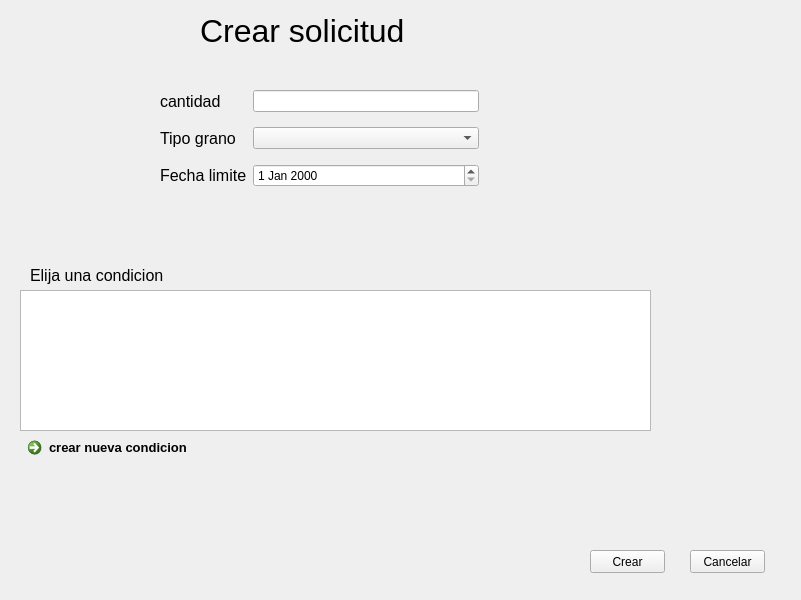
<?xml version="1.0" encoding="UTF-8"?>
<ui version="4.0">
 <class>GUI_solicitudes_crear</class>
 <widget class="QDialog" name="GUI_solicitudes_crear">
  <property name="geometry">
   <rect>
    <x>0</x>
    <y>0</y>
    <width>801</width>
    <height>600</height>
   </rect>
  </property>
  <property name="windowTitle">
   <string>Dialog</string>
  </property>
  <widget class="QLabel" name="label">
   <property name="geometry">
    <rect>
     <x>200</x>
     <y>10</y>
     <width>221</width>
     <height>41</height>
    </rect>
   </property>
   <property name="font">
    <font>
     <pointsize>24</pointsize>
    </font>
   </property>
   <property name="text">
    <string>Crear solicitud</string>
   </property>
  </widget>
  <widget class="QLabel" name="label_2">
   <property name="geometry">
    <rect>
     <x>30</x>
     <y>250</y>
     <width>181</width>
     <height>51</height>
    </rect>
   </property>
   <property name="font">
    <font>
     <pointsize>12</pointsize>
    </font>
   </property>
   <property name="text">
    <string>Elija una condicion </string>
   </property>
  </widget>
  <widget class="QListView" name="listView">
   <property name="geometry">
    <rect>
     <x>20</x>
     <y>290</y>
     <width>631</width>
     <height>141</height>
    </rect>
   </property>
  </widget>
  <widget class="QCommandLinkButton" name="commandLinkButton">
   <property name="geometry">
    <rect>
     <x>20</x>
     <y>430</y>
     <width>172</width>
     <height>41</height>
    </rect>
   </property>
   <property name="font">
    <font>
     <family>Segoe UI</family>
     <pointsize>10</pointsize>
    </font>
   </property>
   <property name="text">
    <string>crear nueva condicion</string>
   </property>
  </widget>
  <widget class="QWidget" name="formLayoutWidget">
   <property name="geometry">
    <rect>
     <x>160</x>
     <y>90</y>
     <width>319</width>
     <height>141</height>
    </rect>
   </property>
   <layout class="QFormLayout" name="formLayout">
    <property name="verticalSpacing">
     <number>15</number>
    </property>
    <item row="0" column="0">
     <widget class="QLabel" name="label_3">
      <property name="font">
       <font>
        <pointsize>12</pointsize>
       </font>
      </property>
      <property name="text">
       <string>cantidad</string>
      </property>
     </widget>
    </item>
    <item row="0" column="1">
     <widget class="QLineEdit" name="lineEdit"/>
    </item>
    <item row="1" column="0">
     <widget class="QLabel" name="label_4">
      <property name="font">
       <font>
        <pointsize>12</pointsize>
       </font>
      </property>
      <property name="text">
       <string>Tipo grano</string>
      </property>
     </widget>
    </item>
    <item row="2" column="0">
     <widget class="QLabel" name="label_5">
      <property name="font">
       <font>
        <pointsize>12</pointsize>
       </font>
      </property>
      <property name="text">
       <string>Fecha limite</string>
      </property>
     </widget>
    </item>
    <item row="1" column="1">
     <widget class="QComboBox" name="comboBox"/>
    </item>
    <item row="2" column="1">
     <widget class="QDateEdit" name="dateEdit"/>
    </item>
   </layout>
  </widget>
  <widget class="QPushButton" name="pushButton">
   <property name="geometry">
    <rect>
     <x>590</x>
     <y>550</y>
     <width>75</width>
     <height>23</height>
    </rect>
   </property>
   <property name="text">
    <string>Crear</string>
   </property>
  </widget>
  <widget class="QPushButton" name="pushButton_3">
   <property name="geometry">
    <rect>
     <x>690</x>
     <y>550</y>
     <width>75</width>
     <height>23</height>
    </rect>
   </property>
   <property name="text">
    <string>Cancelar</string>
   </property>
  </widget>
 </widget>
 <resources/>
 <connections/>
</ui>
